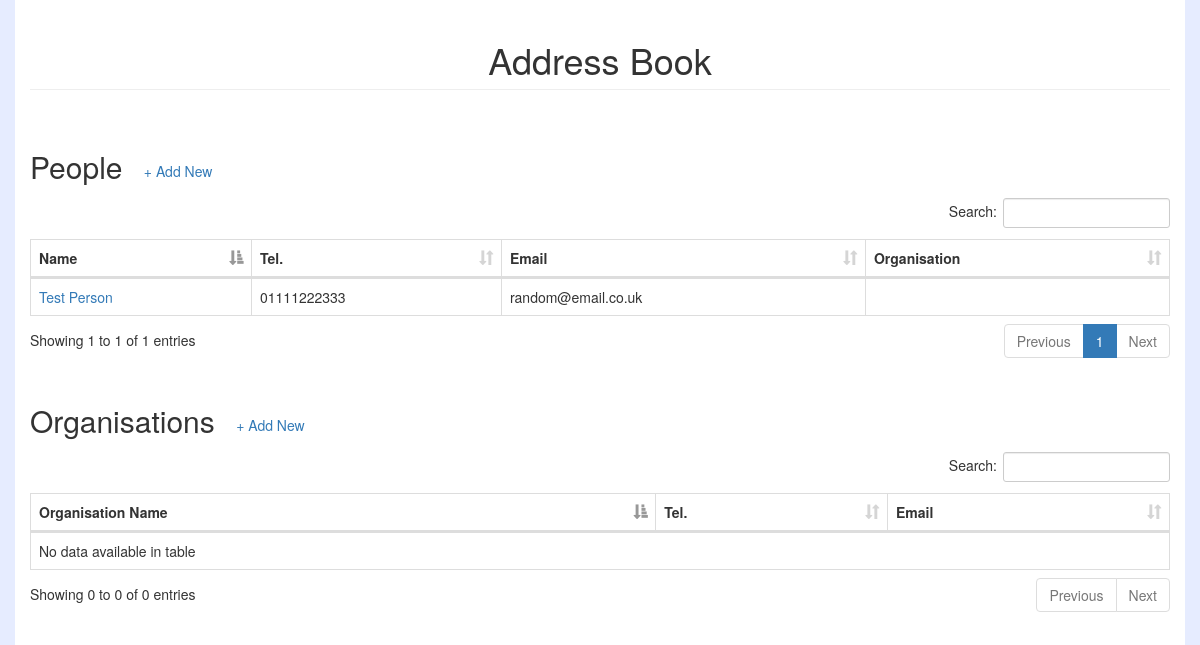
The app's page /, older data.
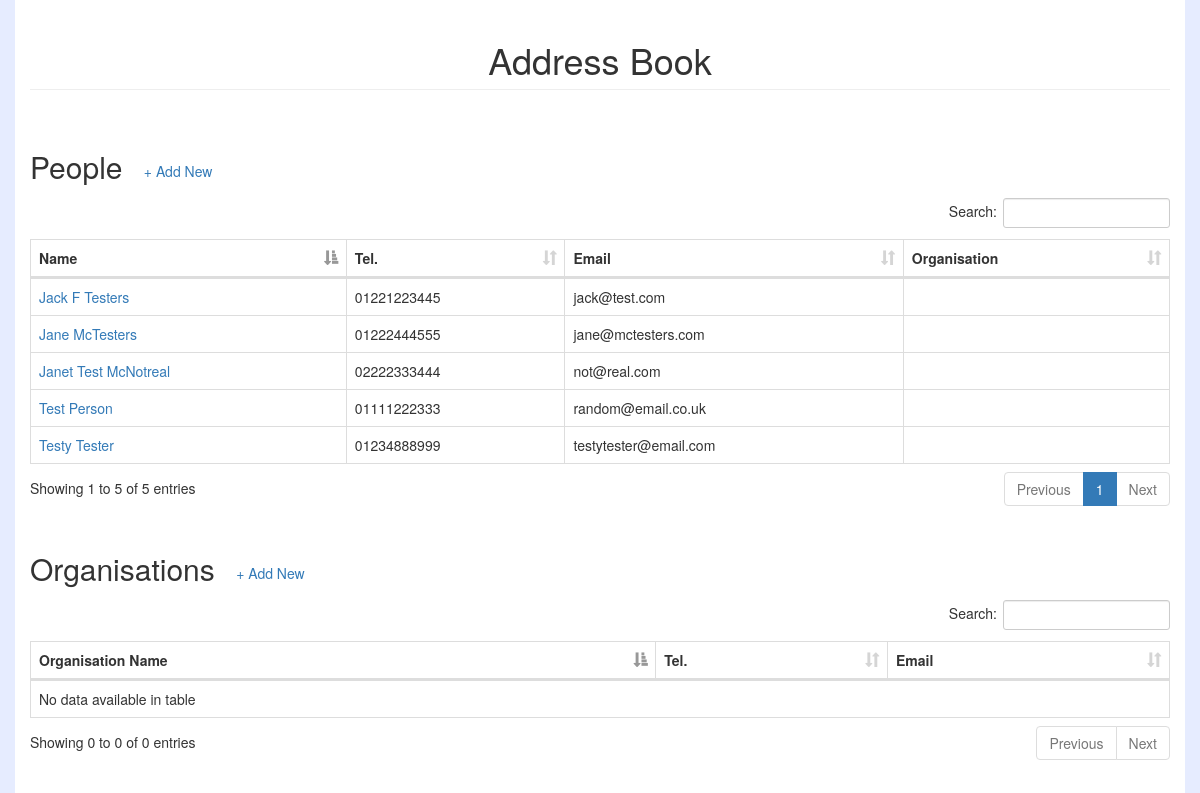
The same page, newer data.
### addresses/models.py (models this page shows, shortened)
class Address(models.Model):
    address_line1 = models.CharField(
        help_text='Address 1', max_length=100
    )
    address_line2 = models.CharField(
        help_text='Address 2', max_length=100, blank=True
    )
    address_line3 = models.CharField(
        help_text='Address 3', max_length=100, blank=True
    )
    address_city = models.CharField(
        help_text='City', max_length=50
    )
    address_county = models.CharField(
        help_text='County', max_length=50, blank=True
    )
    address_postcode = models.CharField(
        help_text='Postcode', max_length=10
    )
    telephone = models.CharField(
        help_text='Telephone Number', max_length=12, blank=True
    )
    email = models.EmailField(
        help_text='Email Address', max_length=100, blank=True
    )
    class Meta:
        abstract = True

class Person(Address):
    title_choices = [
        ('Ms', 'Ms'),
        ('Miss', 'Miss'),
        ('Mrs', 'Mrs'),
        ('Mr', 'Mr'),
        ('Master', 'Master'),
        ('Mx', 'Mx'),
    ]
    title = models.CharField(
        help_text='Title', max_length=6, choices=title_choices, blank=True
    )
    firstname = models.CharField(
        help_text='First Name', max_length=50
    )
    middlename = models.CharField(
        help_text='Middle Name(s)', max_length=100, blank=True
    )
    surname = models.CharField(
        help_text='Surname', max_length=50
    )
    organisation = models.ForeignKey(
        Organisation, help_text='Organisation Name', blank=True, null=True, on_delete=models.SET_NULL
    )
    def get_fullname(self):
        fullname = self.firstname
        if self.middlename:
            fullname += ' ' + self.middlename
        return fullname + ' ' + self.surname

### addresses/views.py (the view)
# urls.py: url(r'^$', 'addresses.views.homepage', name='home'),
def homepage(request):
    people = Person.objects.all()
    orgs = Organisation.objects.all()
    return render(request, 'home.html', {'people': people, 'orgs': orgs})

### addresses/templates/home.html (shortened to what this page needs)
{% extends 'base.html' %}
{% block home %}
    <div class="row">
        <div class="col-lg-12">
            <h1 class="page-header text-center">Address Book</h1>
            <br>
        </div>
    </div>
    <div class="row">
        <div class="col-lg-12">
            <h2>People <a class="btn btn-secondary" href="{% url 'create_person' %}">+ Add New</a></h2>
            <table class="table table-hover table-bordered" id="person-table">
                <thead>
                    <tr>
                        <th> Name </th>
                        <th> Tel. </th>
                        <th> Email </th>
                        <th> Organisation </th>
                    </tr>
                </thead>
                <tbody>
                    {% for row in people %}
                        <tr>
                            <td> <a href="{% url 'view_person' page_id=row.id %}" >{{ row.get_fullname }}</a> </td>
                            <td> {{ row.telephone }} </td>
                            <td> {{ row.email }} </td>
                            <td> {{ row.organisation.org_name }} </td>
                        </tr>
                    {% endfor %}
                </tbody>
            </table>
            <br>
        </div>
    </div>
    <div class="row">
        <div class="col-lg-12">
            <h2>Organisations <a class="btn btn-secondary" href="{% url 'create_org' %}">+ Add New</a></h2>
            <table class="table table-hover table-bordered" id="org-table">
                <thead>
                    <tr>
                        <th> Organisation Name </th>
                        <th> Tel. </th>
                        <th> Email </th>
                    </tr>
                </thead>
                <tbody>
                </tbody>
            </table>
        </div>
    </div>
{% endblock %}

Row changes from the older to the newer data that the page shows:
added Person: get_fullname "Jack F Testers", telephone "01221223445", email "jack@test.com"
added Person: get_fullname "Testy Tester", telephone "01234888999", email "testytester@email.com"
added Person: get_fullname "Jane McTesters", telephone "01222444555", email "jane@mctesters.com"
added Person: get_fullname "Janet Test McNotreal", telephone "02222333444", email "not@real.com"
Text that changed along with them:
text written by a page script: "Search: Showing 1 to 1 of 1 entries Previous 1 Next" → "Search: Showing 1 to 5 of 5 entries Previous 1 Next"
